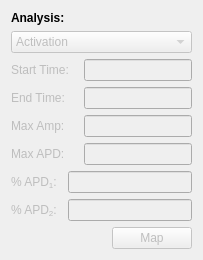
   <widget class="QWidget" name="verticalLayoutWidget_7">
    <property name="geometry">
     <rect>
      <x>470</x>
      <y>453</y>
      <width>203</width>
      <height>251</height>
     </rect>
    </property>
    <layout class="QVBoxLayout" name="verticalLayout">
     <item>
      <widget class="QLabel" name="image_analysis_header">
       <property name="enabled">
        <bool>true</bool>
       </property>
       <property name="font">
        <font>
         <pointsize>9</pointsize>
         <weight>75</weight>
         <bold>true</bold>
        </font>
       </property>
       <property name="text">
        <string>Analysis:</string>
       </property>
      </widget>
     </item>
     <item>
      <layout class="QHBoxLayout" name="analysis_drop_hl">
       <item>
        <widget class="QComboBox" name="analysis_drop">
         <property name="enabled">
          <bool>false</bool>
         </property>
         <property name="frame">
          <bool>true</bool>
         </property>
         <item>
          <property name="text">
           <string>Activation</string>
          </property>
         </item>
         <item>
          <property name="text">
           <string>APD</string>
          </property>
         </item>
         <item>
          <property name="text">
           <string>APD Ensemble</string>
          </property>
         </item>
         <item>
          <property name="text">
           <string>SNR</string>
          </property>
         </item>
         <item>
          <property name="text">
           <string>Repolarization</string>
          </property>
         </item>
        </widget>
       </item>
      </layout>
     </item>
     <item>
      <layout class="QHBoxLayout" name="analysis_start_time_hl">
       <item>
        <widget class="QLabel" name="start_time_label">
         <property name="enabled">
          <bool>false</bool>
         </property>
         <property name="text">
          <string>Start Time: </string>
         </property>
        </widget>
       </item>
       <item>
        <widget class="QLineEdit" name="start_time_edit">
         <property name="enabled">
          <bool>false</bool>
         </property>
         <property name="sizePolicy">
          <sizepolicy hsizetype="Fixed" vsizetype="Fixed">
           <horstretch>0</horstretch>
           <verstretch>0</verstretch>
          </sizepolicy>
         </property>
        </widget>
       </item>
      </layout>
     </item>
     <item>
      <layout class="QHBoxLayout" name="analysis_end_time_hl">
       <item>
        <widget class="QLabel" name="end_time_label">
         <property name="enabled">
          <bool>false</bool>
         </property>
         <property name="text">
          <string>End Time:   </string>
         </property>
        </widget>
       </item>
       <item>
        <widget class="QLineEdit" name="end_time_edit">
         <property name="enabled">
          <bool>false</bool>
         </property>
         <property name="sizePolicy">
          <sizepolicy hsizetype="Fixed" vsizetype="Fixed">
           <horstretch>0</horstretch>
           <verstretch>0</verstretch>
          </sizepolicy>
         </property>
        </widget>
       </item>
      </layout>
     </item>
     <item>
      <layout class="QHBoxLayout" name="analysis_min_val_hl">
       <item>
        <widget class="QLabel" name="max_val_label">
         <property name="enabled">
          <bool>false</bool>
         </property>
         <property name="text">
          <string>Max Amp:    </string>
         </property>
        </widget>
       </item>
       <item>
        <widget class="QLineEdit" name="max_val_edit">
         <property name="enabled">
          <bool>false</bool>
         </property>
         <property name="sizePolicy">
          <sizepolicy hsizetype="Fixed" vsizetype="Fixed">
           <horstretch>0</horstretch>
           <verstretch>0</verstretch>
          </sizepolicy>
         </property>
        </widget>
       </item>
      </layout>
     </item>
     <item>
      <layout class="QHBoxLayout" name="analysis_max_val_hl">
       <item>
        <widget class="QLabel" name="max_apd_label">
         <property name="enabled">
          <bool>false</bool>
         </property>
         <property name="text">
          <string>Max APD:    </string>
         </property>
        </widget>
       </item>
       <item>
        <widget class="QLineEdit" name="max_apd_edit">
         <property name="enabled">
          <bool>false</bool>
         </property>
         <property name="sizePolicy">
          <sizepolicy hsizetype="Fixed" vsizetype="Fixed">
           <horstretch>0</horstretch>
           <verstretch>0</verstretch>
          </sizepolicy>
         </property>
        </widget>
       </item>
      </layout>
     </item>
     <item>
      <layout class="QHBoxLayout" name="horizontalLayout_3">
       <item>
        <widget class="QLabel" name="perc_apd_label_01">
         <property name="enabled">
          <bool>false</bool>
         </property>
         <property name="sizePolicy">
          <sizepolicy hsizetype="Preferred" vsizetype="Preferred">
           <horstretch>0</horstretch>
           <verstretch>0</verstretch>
          </sizepolicy>
         </property>
         <property name="minimumSize">
          <size>
           <width>51</width>
           <height>0</height>
          </size>
         </property>
         <property name="text">
          <string>&lt;html&gt;&lt;head/&gt;&lt;body&gt;&lt;p&gt;% APD&lt;span style=&quot; vertical-align:sub;&quot;&gt;1&lt;/span&gt;:&lt;/p&gt;&lt;/body&gt;&lt;/html&gt;</string>
         </property>
        </widget>
       </item>
       <item>
        <widget class="QLineEdit" name="perc_apd_edit_01">
         <property name="enabled">
          <bool>false</bool>
         </property>
        </widget>
       </item>
      </layout>
     </item>
     <item>
      <layout class="QHBoxLayout" name="horizontalLayout_5">
       <item>
        <widget class="QLabel" name="perc_apd_label_02">
         <property name="enabled">
          <bool>false</bool>
         </property>
         <property name="sizePolicy">
          <sizepolicy hsizetype="Preferred" vsizetype="Preferred">
           <horstretch>0</horstretch>
           <verstretch>0</verstretch>
          </sizepolicy>
         </property>
         <property name="minimumSize">
          <size>
           <width>51</width>
           <height>0</height>
          </size>
         </property>
         <property name="text">
          <string>&lt;html&gt;&lt;head/&gt;&lt;body&gt;&lt;p&gt;% APD&lt;sub&gt;2&lt;/sub&gt;:&lt;/p&gt;&lt;/body&gt;&lt;/html&gt;</string>
         </property>
        </widget>
       </item>
       <item>
        <widget class="QLineEdit" name="perc_apd_edit_02">
         <property name="enabled">
          <bool>false</bool>
         </property>
        </widget>
       </item>
      </layout>
     </item>
     <item>
      <layout class="QHBoxLayout" name="analysis_map_hl">
       <item>
        <spacer name="analysis_map_spacer">
         <property name="orientation">
          <enum>Qt::Horizontal</enum>
         </property>
         <property name="sizeHint" stdset="0">
          <size>
           <width>40</width>
           <height>20</height>
          </size>
         </property>
        </spacer>
       </item>
       <item>
        <widget class="QPushButton" name="map_pushbutton">
         <property name="enabled">
          <bool>false</bool>
         </property>
         <property name="text">
          <string>Map</string>
         </property>
        </widget>
       </item>
      </layout>
     </item>
    </layout>
   </widget>
